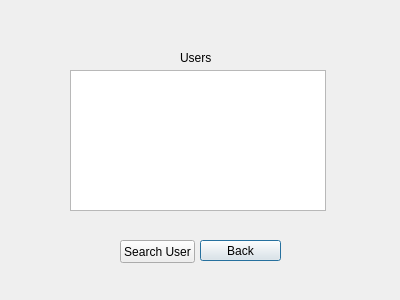
<?xml version="1.0" encoding="UTF-8"?>
<ui version="4.0">
 <class>user_list</class>
 <widget class="QDialog" name="user_list">
  <property name="geometry">
   <rect>
    <x>0</x>
    <y>0</y>
    <width>400</width>
    <height>300</height>
   </rect>
  </property>
  <property name="windowTitle">
   <string>Dialog</string>
  </property>
  <widget class="QListWidget" name="listWidget">
   <property name="geometry">
    <rect>
     <x>70</x>
     <y>70</y>
     <width>256</width>
     <height>141</height>
    </rect>
   </property>
  </widget>
  <widget class="QPushButton" name="pushButton">
   <property name="geometry">
    <rect>
     <x>200</x>
     <y>240</y>
     <width>81</width>
     <height>21</height>
    </rect>
   </property>
   <property name="text">
    <string>Back</string>
   </property>
  </widget>
  <widget class="QLabel" name="label">
   <property name="geometry">
    <rect>
     <x>180</x>
     <y>50</y>
     <width>31</width>
     <height>16</height>
    </rect>
   </property>
   <property name="text">
    <string>Users</string>
   </property>
  </widget>
  <widget class="QPushButton" name="pushButton_3">
   <property name="geometry">
    <rect>
     <x>120</x>
     <y>240</y>
     <width>75</width>
     <height>23</height>
    </rect>
   </property>
   <property name="text">
    <string>Search User</string>
   </property>
  </widget>
 </widget>
 <resources/>
 <connections/>
</ui>
